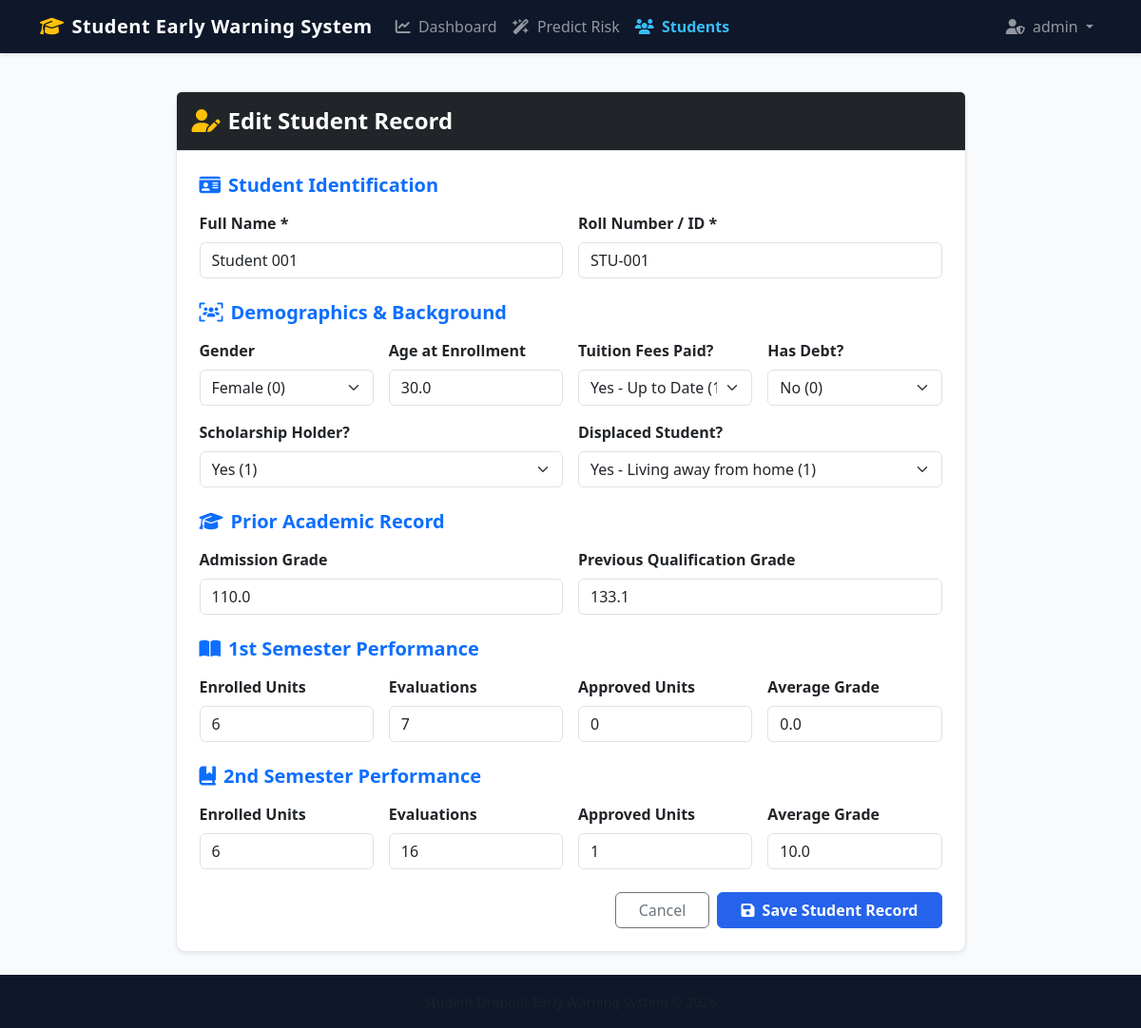
/students/edit/1 (signed in), run on the app's committed database.
### tables this page shows
CREATE TABLE students (
    id INTEGER PRIMARY KEY AUTOINCREMENT,
    name TEXT NOT NULL,
    roll_no TEXT UNIQUE NOT NULL,
    gender INTEGER NOT NULL,
    age_at_enrollment REAL NOT NULL,
    scholarship_holder INTEGER NOT NULL,
    tuition_fees_up_to_date INTEGER NOT NULL,
    debtor INTEGER NOT NULL,
    displaced INTEGER NOT NULL,
    admission_grade REAL NOT NULL,
    previous_qualification_grade REAL NOT NULL,
    sem1_enrolled INTEGER NOT NULL,
    sem1_evaluations INTEGER NOT NULL,
    sem1_approved INTEGER NOT NULL,
    sem1_grade REAL NOT NULL,
    sem2_enrolled INTEGER NOT NULL,
    sem2_evaluations INTEGER NOT NULL,
    sem2_approved INTEGER NOT NULL,
    sem2_grade REAL NOT NULL,
    probability REAL NOT NULL,
    risk_level TEXT NOT NULL,
    is_sample INTEGER DEFAULT 0,
    created_at TIMESTAMP DEFAULT CURRENT_TIMESTAMP
);

### app.py (the view, shortened to what this page needs)
@app.route("/students/edit/<int:student_id>", methods=["GET", "POST"])
@login_required
def edit_student(student_id):
    conn = get_db_connection()
    student = conn.execute("SELECT * FROM students WHERE id = ?", (student_id,)).fetchone()
    if not student:
        conn.close()
        flash("Student record not found.", "danger")
        return redirect(url_for("students"))
    conn.close()
    return render_template("student_form.html", title="Edit Student Record", mode="edit", student=student)

### app.py (called while the page is built)
def get_current_db_path():
    return os.environ.get("DROPOUT_DB_PATH", DB_PATH)

def get_db_connection():
    conn = sqlite3.connect(get_current_db_path())
    conn.row_factory = sqlite3.Row
    return conn

def login_required(f):
    @wraps(f)
    def decorated_function(*args, **kwargs):
        if "user_id" not in session:
            flash("Please log in to access the system.", "warning")
            return redirect(url_for("login"))
        return f(*args, **kwargs)
    return decorated_function

### templates/student_form.html (shortened to what this page needs)
{% extends 'base.html' %}
{% block content %}
<div class="row justify-content-center">
    <div class="col-lg-9">
        <div class="card shadow-sm">
            <div class="card-header bg-dark text-white py-3">
                <h4 class="fw-bold mb-0">
                    <i class="fa-solid {% if mode == 'edit' %}fa-user-pen{% else %}fa-user-plus{% endif %} me-2 text-warning"></i>{{ title }}
                </h4>
            </div>
            <div class="card-body p-4">
                <form method="POST">
                    <h5 class="fw-bold text-primary mb-3"><i class="fa-solid fa-id-card me-2"></i>Student Identification</h5>
                    <div class="row g-3 mb-4">
                        <div class="col-md-6">
                            <label for="name" class="form-label fw-semibold">Full Name *</label>
                            <input type="text" class="form-control" id="name" name="name" value="{{ student.name if student else '' }}" required placeholder="e.g. John Doe">
                        </div>
                        <div class="col-md-6">
                            <label for="roll_no" class="form-label fw-semibold">Roll Number / ID *</label>
                            <input type="text" class="form-control" id="roll_no" name="roll_no" value="{{ student.roll_no if student else '' }}" required placeholder="e.g. STU-2026-042">
                        </div>
                    </div>
                    <h5 class="fw-bold text-primary mb-3"><i class="fa-solid fa-users-viewfinder me-2"></i>Demographics & Background</h5>
                    <div class="row g-3 mb-4">
                        <div class="col-md-3">
                            <label for="gender" class="form-label fw-semibold">Gender</label>
                            <select class="form-select" id="gender" name="gender" required>
                                <option value="0" {% if student and student.gender == 0 %}selected{% endif %}>Female (0)</option>
                            </select>
                        </div>
                        <div class="col-md-3">
                            <label for="age_at_enrollment" class="form-label fw-semibold">Age at Enrollment</label>
                            <input type="number" class="form-control" id="age_at_enrollment" name="age_at_enrollment" min="15" max="80" value="{{ student.age_at_enrollment if student else 20 }}" required>
                        </div>
                        <div class="col-md-3">
                            <label for="tuition_fees_up_to_date" class="form-label fw-semibold">Tuition Fees Paid?</label>
                            <select class="form-select" id="tuition_fees_up_to_date" name="tuition_fees_up_to_date" required>
                                <option value="1" {% if student and student.tuition_fees_up_to_date == 1 %}selected{% endif %}>Yes - Up to Date (1)</option>
                            </select>
                        </div>
                        <div class="col-md-3">
                            <label for="debtor" class="form-label fw-semibold">Has Debt?</label>
                            <select class="form-select" id="debtor" name="debtor" required>
                                <option value="0" {% if student and student.debtor == 0 %}selected{% endif %}>No (0)</option>
                            </select>
                        </div>
                        <div class="col-md-6">
                            <label for="scholarship_holder" class="form-label fw-semibold">Scholarship Holder?</label>
                            <select class="form-select" id="scholarship_holder" name="scholarship_holder" required>
                                <option value="1" {% if student and student.scholarship_holder == 1 %}selected{% endif %}>Yes (1)</option>
                            </select>
                        </div>
                        <div class="col-md-6">
                            <label for="displaced" class="form-label fw-semibold">Displaced Student?</label>
                            <select class="form-select" id="displaced" name="displaced" required>
                                <option value="1" {% if student and student.displaced == 1 %}selected{% endif %}>Yes - Living away from home (1)</option>
                            </select>
                        </div>
                    </div>
                    <h5 class="fw-bold text-primary mb-3"><i class="fa-solid fa-graduation-cap me-2"></i>Prior Academic Record</h5>
                    <div class="row g-3 mb-4">
                        <div class="col-md-6">
                            <label for="admission_grade" class="form-label fw-semibold">Admission Grade</label>
                            <input type="number" step="0.1" class="form-control" id="admission_grade" name="admission_grade" min="0" max="200" value="{{ student.admission_grade if student else 130.0 }}" required>
                        </div>
                        <div class="col-md-6">
                            <label for="previous_qualification_grade" class="form-label fw-semibold">Previous Qualification Grade</label>
                            <input type="number" step="0.1" class="form-control" id="previous_qualification_grade" name="previous_qualification_grade" min="0" max="200" value="{{ student.previous_qualification_grade if student else 130.0 }}" required>
                        </div>
                    </div>
                    <h5 class="fw-bold text-primary mb-3"><i class="fa-solid fa-book-open me-2"></i>1st Semester Performance</h5>
                    <div class="row g-3 mb-4">
                        <div class="col-md-3">
                            <label for="sem1_enrolled" class="form-label fw-semibold">Enrolled Units</label>
                            <input type="number" class="form-control" id="sem1_enrolled" name="sem1_enrolled" min="0" max="30" value="{{ student.sem1_enrolled if student else 6 }}" required>
                        </div>
                        <div class="col-md-3">
                            <label for="sem1_evaluations" class="form-label fw-semibold">Evaluations</label>
                            <input type="number" class="form-control" id="sem1_evaluations" name="sem1_evaluations" min="0" max="30" value="{{ student.sem1_evaluations if student else 6 }}" required>
                        </div>
                        <div class="col-md-3">
                            <label for="sem1_approved" class="form-label fw-semibold">Approved Units</label>
                            <input type="number" class="form-control" id="sem1_approved" name="sem1_approved" min="0" max="30" value="{{ student.sem1_approved if student else 5 }}" required>
                        </div>
                        <div class="col-md-3">
                            <label for="sem1_grade" class="form-label fw-semibold">Average Grade</label>
                            <input type="number" step="0.1" class="form-control" id="sem1_grade" name="sem1_grade" min="0" max="20" value="{{ student.sem1_grade if student else 12.0 }}" required>
                        </div>
                    </div>
                    <h5 class="fw-bold text-primary mb-3"><i class="fa-solid fa-book-bookmark me-2"></i>2nd Semester Performance</h5>
                    <div class="row g-3 mb-4">
                        <div class="col-md-3">
                            <label for="sem2_enrolled" class="form-label fw-semibold">Enrolled Units</label>
                            <input type="number" class="form-control" id="sem2_enrolled" name="sem2_enrolled" min="0" max="30" value="{{ student.sem2_enrolled if student else 6 }}" required>
                        </div>
                        <div class="col-md-3">
                            <label for="sem2_evaluations" class="form-label fw-semibold">Evaluations</label>
                            <input type="number" class="form-control" id="sem2_evaluations" name="sem2_evaluations" min="0" max="30" value="{{ student.sem2_evaluations if student else 6 }}" required>
                        </div>
                        <div class="col-md-3">
                            <label for="sem2_approved" class="form-label fw-semibold">Approved Units</label>
                            <input type="number" class="form-control" id="sem2_approved" name="sem2_approved" min="0" max="30" value="{{ student.sem2_approved if student else 5 }}" required>
                        </div>
                        <div class="col-md-3">
                            <label for="sem2_grade" class="form-label fw-semibold">Average Grade</label>
                            <input type="number" step="0.1" class="form-control" id="sem2_grade" name="sem2_grade" min="0" max="20" value="{{ student.sem2_grade if student else 12.0 }}" required>
                        </div>
                    </div>
                    <div class="d-flex justify-content-end gap-2">
                        <a href="{{ url_for('students') }}" class="btn btn-outline-secondary px-4">Cancel</a>
                        <button type="submit" class="btn btn-primary px-4 fw-bold">
                            <i class="fa-solid fa-floppy-disk me-1"></i> Save Student Record
                        </button>
                    </div>
                </form>
            </div>
        </div>
    </div>
</div>
{% endblock %}

### static/style.css (style rules this page uses)
:root { --primary-color: #2563eb; --primary-dark: #1e40af; --secondary-color: #475569; --bg-light: #f8fafc; --card-bg: #ffffff; --text-dark: #0f172a; --text-muted: #64748b; --border-color: #e2e8f0; --low-risk-color: #16a34a; --medium-risk-color: #d97706; --high-risk-color: #dc2626; }
body { background-color: var(--bg-light); color: var(--text-dark); font-family: system-ui, -apple-system, "Segoe UI", Roboto, "Helvetica Neue", Arial, sans-serif; min-height: 100vh; display: flex; flex-direction: column; }
.card { border: 1px solid var(--border-color); border-radius: 10px; box-shadow: 0 1px 3px rgba(0, 0, 0, 0.05); background-color: var(--card-bg); }
.card-header { background-color: #f1f5f9; border-bottom: 1px solid var(--border-color); font-weight: 600; }
.btn-primary { background-color: var(--primary-color); border-color: var(--primary-color); }

### data on the page
students: name "Student 001", roll_no "STU-001", gender "Female (0)", age_at_enrollment "30.0", tuition_fees_up_to_date "Yes - Up to Date (1)", debtor "No (0)", scholarship_holder "Yes (1)", displaced "Yes - Living away from home (1)", admission_grade "110.0", previous_qualification_grade "133.1", sem1_enrolled "6", sem1_evaluations "7", sem1_approved "0", sem1_grade "0.0", sem2_enrolled "6", sem2_evaluations "16", sem2_approved "1", sem2_grade "10.0"

### other printed values
{{ session.get('username', 'Admin') }} "admin"
{{ title }} "Edit Student Record"
